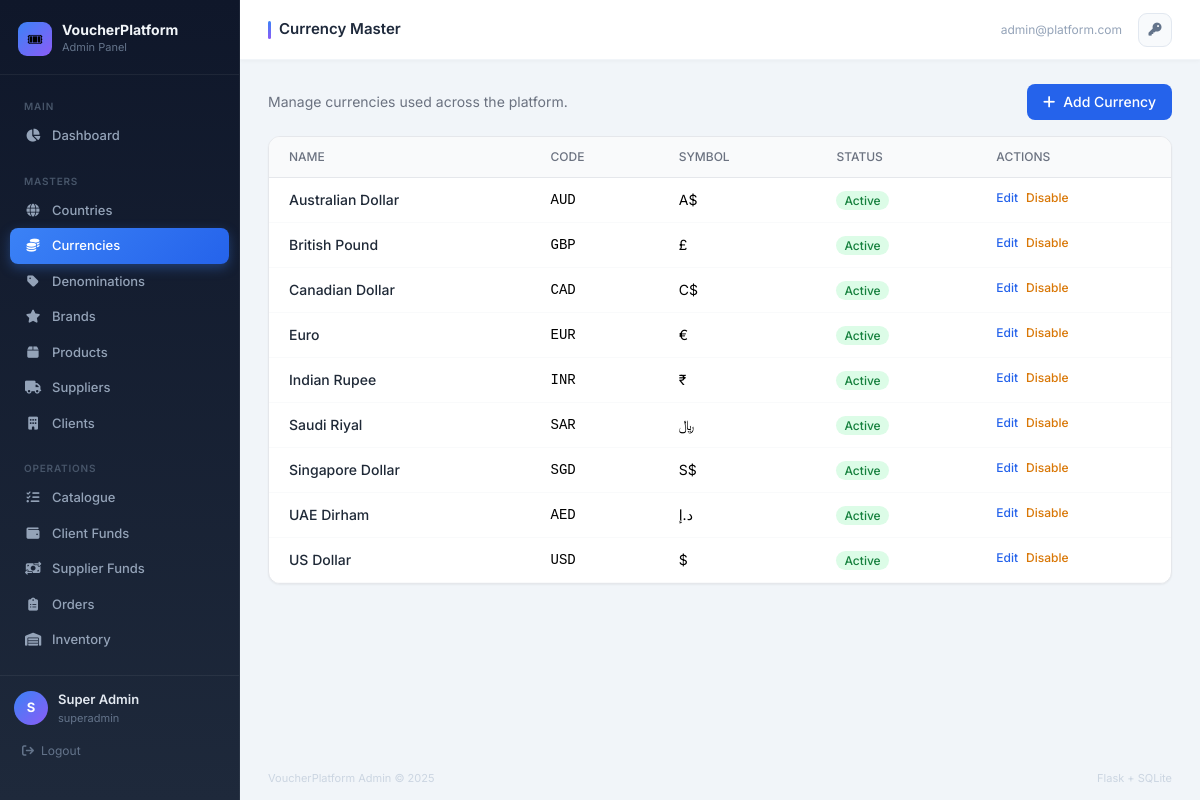
The page /admin/masters/currencies (signed in) on the database its author committed.
### tables this page shows
CREATE TABLE currencies (
    id INTEGER PRIMARY KEY AUTOINCREMENT,
    name TEXT NOT NULL,
    code TEXT NOT NULL UNIQUE,
    symbol TEXT NOT NULL,
    is_active INTEGER DEFAULT 1,
    created_at DATETIME DEFAULT CURRENT_TIMESTAMP,
    updated_at DATETIME DEFAULT CURRENT_TIMESTAMP
);

### routes/admin_masters.py (the view)
@masters_bp.route("/currencies")
@login_required
@role_required("superadmin", "internal")
def currencies():
    rows = query_db("SELECT * FROM currencies ORDER BY name")
    return render_template("admin/masters_currency.html", rows=rows)

### database/db.py (called while the page is built)
def get_db():
    db_path = Config.DATABASE_PATH
    os.makedirs(os.path.dirname(db_path), exist_ok=True)
    conn = sqlite3.connect(db_path)
    conn.row_factory = sqlite3.Row
    conn.execute("PRAGMA foreign_keys = ON")
    conn.execute("PRAGMA journal_mode = WAL")
    return conn

def query_db(query, args=(), one=False):
    conn = get_db()
    try:
        cur = conn.execute(query, args)
        rv = cur.fetchall()
        conn.commit()
        return (rv[0] if rv else None) if one else rv
    finally:
        conn.close()

### services/notification_service.py (called while the page is built)
def get_user_notifications(user_id, unread_only=False):
    if unread_only:
        return query_db("SELECT * FROM notifications WHERE user_id=? AND is_read=0 ORDER BY created_at DESC", (user_id,))
    return query_db("SELECT * FROM notifications WHERE user_id=? ORDER BY created_at DESC LIMIT 50", (user_id,))

### templates/admin/masters_currency.html (shortened to what this page needs)
{% extends "base_admin.html" %}
{% block page_title %}Currency Master{% endblock %}
{% block content %}
<div class="flex items-center justify-between mb-4">
  <p class="text-gray-500 text-sm">Manage currencies used across the platform.</p>
  <button onclick="document.getElementById('modal').classList.remove('hidden')"
          class="bg-blue-600 hover:bg-blue-700 text-white text-sm font-medium px-4 py-2 rounded-lg transition-colors flex items-center gap-2">
    <i class="fa fa-plus"></i> Add Currency
  </button>
</div>
<div class="bg-white rounded-xl border border-gray-200 shadow-sm overflow-hidden">
  <table class="w-full text-sm">
    <thead><tr class="bg-gray-50 border-b border-gray-200">
      <th class="px-5 py-3 text-left text-xs font-medium text-gray-500 uppercase">Name</th>
      <th class="px-5 py-3 text-left text-xs font-medium text-gray-500 uppercase">Code</th>
      <th class="px-5 py-3 text-left text-xs font-medium text-gray-500 uppercase">Symbol</th>
      <th class="px-5 py-3 text-left text-xs font-medium text-gray-500 uppercase">Status</th>
      <th class="px-5 py-3 text-left text-xs font-medium text-gray-500 uppercase">Actions</th>
    </tr></thead>
    <tbody>
      {% for r in rows %}
      <tr class="border-b border-gray-50 hover:bg-gray-50">
        <td class="px-5 py-3 font-medium text-gray-800">{{ r.name }}</td>
        <td class="px-5 py-3 font-mono">{{ r.code }}</td>
        <td class="px-5 py-3">{{ r.symbol }}</td>
        <td class="px-5 py-3"><span class="px-2 py-0.5 rounded-full text-xs font-medium {% if r.is_active %}bg-green-100 text-green-700{% else %}bg-gray-100 text-gray-500{% endif %}">{{ "Active" if r.is_active else "Disabled" }}</span></td>
        <td class="px-5 py-3 flex gap-2">
          <button onclick="editRow('{{ r.id }}','{{ r.name }}','{{ r.code }}','{{ r.symbol }}')" class="text-blue-600 text-xs font-medium hover:underline">Edit</button>
          <a href="{{ url_for('masters.currency_toggle', id=r.id) }}" class="text-amber-600 text-xs font-medium hover:underline">{{ "Disable" if r.is_active else "Enable" }}</a>
        </td>
      </tr>
      {% else %}
      <tr><td colspan="5" class="px-5 py-8 text-center text-gray-400">No currencies found.</td></tr>
      {% endfor %}
    </tbody>
  </table>
</div>
{% endblock %}

### templates/base_admin.html (style rules this page uses)
* { font-family: 'Inter', sans-serif; }

### rows shown on the page
currencies: name "Australian Dollar", code "AUD", symbol "A$", is_active "Active", is_active "Disable"
currencies: name "British Pound", code "GBP", symbol "£", is_active "Active", is_active "Disable"
currencies: name "Canadian Dollar", code "CAD", symbol "C$", is_active "Active", is_active "Disable"
currencies: name "Euro", code "EUR", symbol "€", is_active "Active", is_active "Disable"
currencies: name "Indian Rupee", code "INR", symbol "₹", is_active "Active", is_active "Disable"
currencies: name "Saudi Riyal", code "SAR", symbol "﷼", is_active "Active", is_active "Disable"
currencies: name "Singapore Dollar", code "SGD", symbol "S$", is_active "Active", is_active "Disable"
currencies: name "UAE Dirham", code "AED", symbol "د.إ", is_active "Active", is_active "Disable"
currencies: name "US Dollar", code "USD", symbol "$", is_active "Active", is_active "Disable"

### other values the page prints
{{ (session.user_name or 'A')[0]|upper }} "S"
{{ session.user_name }} "Super Admin"
{{ session.user_type }} "superadmin"
{{ session.user_email }} "admin@platform.com"
